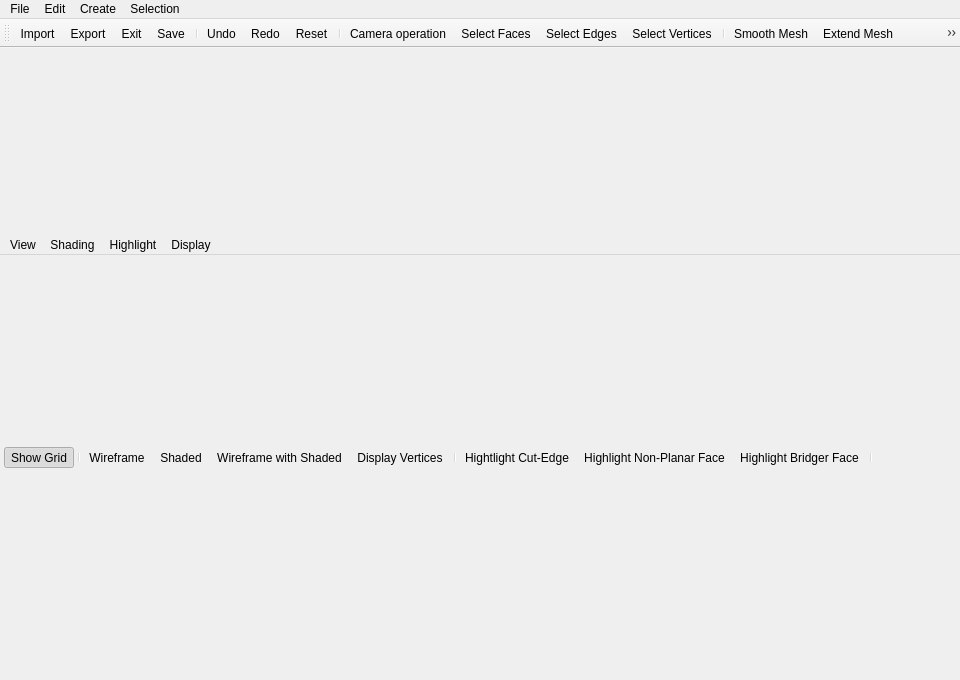
<?xml version="1.0" encoding="UTF-8"?>
<ui version="4.0">
 <class>MainWindow</class>
 <widget class="QMainWindow" name="MainWindow">
  <property name="geometry">
   <rect>
    <x>0</x>
    <y>0</y>
    <width>960</width>
    <height>680</height>
   </rect>
  </property>
  <property name="windowTitle">
   <string>Geometry Unfolding</string>
  </property>
  <property name="autoFillBackground">
   <bool>false</bool>
  </property>
  <widget class="QWidget" name="centralWidget">
   <layout class="QVBoxLayout" name="verticalLayout_2">
    <property name="spacing">
     <number>0</number>
    </property>
    <property name="leftMargin">
     <number>0</number>
    </property>
    <property name="topMargin">
     <number>0</number>
    </property>
    <property name="rightMargin">
     <number>0</number>
    </property>
    <property name="bottomMargin">
     <number>0</number>
    </property>
    <item>
     <widget class="QMenuBar" name="displayMenuBar">
      <property name="sizePolicy">
       <sizepolicy hsizetype="MinimumExpanding" vsizetype="Fixed">
        <horstretch>0</horstretch>
        <verstretch>0</verstretch>
       </sizepolicy>
      </property>
      <widget class="QMenu" name="menuView">
       <property name="tearOffEnabled">
        <bool>false</bool>
       </property>
       <property name="title">
        <string>View</string>
       </property>
       <property name="separatorsCollapsible">
        <bool>true</bool>
       </property>
       <property name="toolTipsVisible">
        <bool>true</bool>
       </property>
       <addaction name="actionDispGrid"/>
      </widget>
      <widget class="QMenu" name="menuShading">
       <property name="title">
        <string>Shading</string>
       </property>
       <addaction name="actWireframe"/>
       <addaction name="actShaded"/>
       <addaction name="actWfShaded"/>
       <addaction name="actDispVert"/>
      </widget>
      <widget class="QMenu" name="menuHighlight">
       <property name="title">
        <string>Highlight</string>
       </property>
       <addaction name="actHL_CutEdge"/>
       <addaction name="actHL_NonPlanarFace"/>
       <addaction name="actHL_Bridger"/>
      </widget>
      <widget class="QMenu" name="menuDisplay">
       <property name="title">
        <string>Display</string>
       </property>
       <addaction name="actionShow_Mins"/>
       <addaction name="actionShow_Maxs"/>
       <addaction name="actionShow_Saddles"/>
       <addaction name="actionShow_Vertex_Index"/>
      </widget>
      <addaction name="menuView"/>
      <addaction name="menuShading"/>
      <addaction name="menuHighlight"/>
      <addaction name="menuDisplay"/>
     </widget>
    </item>
    <item>
     <widget class="QToolBar" name="displayToolBar">
      <property name="autoFillBackground">
       <bool>true</bool>
      </property>
      <property name="movable">
       <bool>false</bool>
      </property>
      <property name="iconSize">
       <size>
        <width>16</width>
        <height>16</height>
       </size>
      </property>
      <property name="floatable">
       <bool>false</bool>
      </property>
      <addaction name="actionDispGrid"/>
      <addaction name="separator"/>
      <addaction name="actWireframe"/>
      <addaction name="actShaded"/>
      <addaction name="actWfShaded"/>
      <addaction name="actDispVert"/>
      <addaction name="separator"/>
      <addaction name="actHL_CutEdge"/>
      <addaction name="actHL_NonPlanarFace"/>
      <addaction name="actHL_Bridger"/>
      <addaction name="separator"/>
     </widget>
    </item>
    <item>
     <layout class="QVBoxLayout" name="viewerLayout">
      <property name="spacing">
       <number>0</number>
      </property>
     </layout>
    </item>
   </layout>
  </widget>
  <widget class="QMenuBar" name="mainMenuBar">
   <property name="geometry">
    <rect>
     <x>0</x>
     <y>0</y>
     <width>960</width>
     <height>21</height>
    </rect>
   </property>
   <widget class="QMenu" name="menuFile">
    <property name="title">
     <string>File</string>
    </property>
    <addaction name="actionImport"/>
    <addaction name="actionExport"/>
    <addaction name="actionSave"/>
    <addaction name="separator"/>
    <addaction name="actionExit"/>
   </widget>
   <widget class="QMenu" name="menuEdit">
    <property name="title">
     <string>Edit</string>
    </property>
    <addaction name="actionUndo"/>
    <addaction name="actionRedo"/>
    <addaction name="actionReset"/>
   </widget>
   <widget class="QMenu" name="menuSelection">
    <property name="title">
     <string>Selection</string>
    </property>
    <addaction name="actionSelAll"/>
    <addaction name="actionSelInv"/>
    <addaction name="actionSelMulti"/>
    <addaction name="actionSelConnComp"/>
    <addaction name="separator"/>
    <addaction name="actionSelTwinP"/>
    <addaction name="actionSelNE"/>
    <addaction name="separator"/>
    <addaction name="actionSelMST"/>
    <addaction name="actionSelCPts"/>
    <addaction name="separator"/>
    <addaction name="actionGrowSel"/>
    <addaction name="actionShrinkSel"/>
    <addaction name="actionClearSel"/>
   </widget>
   <widget class="QMenu" name="menuCreate">
    <property name="title">
     <string>Create</string>
    </property>
    <addaction name="actGenCube"/>
    <addaction name="actGenTetra"/>
   </widget>
   <addaction name="menuFile"/>
   <addaction name="menuEdit"/>
   <addaction name="menuCreate"/>
   <addaction name="menuSelection"/>
  </widget>
  <widget class="QToolBar" name="mainToolBar">
   <property name="floatable">
    <bool>false</bool>
   </property>
   <attribute name="toolBarArea">
    <enum>TopToolBarArea</enum>
   </attribute>
   <attribute name="toolBarBreak">
    <bool>false</bool>
   </attribute>
   <addaction name="actionImport"/>
   <addaction name="actionExport"/>
   <addaction name="actionExit"/>
   <addaction name="actionSave"/>
   <addaction name="separator"/>
   <addaction name="actionUndo"/>
   <addaction name="actionRedo"/>
   <addaction name="actionReset"/>
   <addaction name="separator"/>
   <addaction name="actionCamOP"/>
   <addaction name="actionSelFace"/>
   <addaction name="actionSelEdge"/>
   <addaction name="actionSelVertex"/>
   <addaction name="separator"/>
   <addaction name="actionSmooth"/>
   <addaction name="actionExtend"/>
   <addaction name="actionHollow"/>
   <addaction name="actionBinding"/>
   <addaction name="actionRim"/>
   <addaction name="actWeave"/>
   <addaction name="actionCut"/>
   <addaction name="actionUnfold"/>
   <addaction name="separator"/>
   <addaction name="actionColormap"/>
   <addaction name="actionCPts"/>
   <addaction name="actionCutLocus"/>
  </widget>
  <widget class="QStatusBar" name="statusBar">
   <property name="sizeGripEnabled">
    <bool>false</bool>
   </property>
  </widget>
  <action name="actionLoad_Mesh">
   <property name="text">
    <string>New</string>
   </property>
  </action>
  <action name="actionImport">
   <property name="icon">
    <iconset resource="../resources.qrc">
     <normaloff>:/icons/open.png</normaloff>:/icons/open.png</iconset>
   </property>
   <property name="text">
    <string>Import</string>
   </property>
   <property name="toolTip">
    <string>Import a new obj file</string>
   </property>
   <property name="shortcut">
    <string>Ctrl+N</string>
   </property>
  </action>
  <action name="actionExport">
   <property name="icon">
    <iconset resource="../resources.qrc">
     <normaloff>:/icons/export.png</normaloff>:/icons/export.png</iconset>
   </property>
   <property name="text">
    <string>Export</string>
   </property>
   <property name="toolTip">
    <string>Export data as</string>
   </property>
   <property name="shortcut">
    <string>Ctrl+E</string>
   </property>
  </action>
  <action name="actionExit">
   <property name="icon">
    <iconset resource="../resources.qrc">
     <normaloff>:/icons/close.png</normaloff>:/icons/close.png</iconset>
   </property>
   <property name="text">
    <string>Exit</string>
   </property>
   <property name="toolTip">
    <string>Close a file</string>
   </property>
   <property name="shortcut">
    <string>Esc</string>
   </property>
  </action>
  <action name="actionUndo">
   <property name="icon">
    <iconset resource="../resources.qrc">
     <normaloff>:/icons/undo.png</normaloff>:/icons/undo.png</iconset>
   </property>
   <property name="text">
    <string>Undo</string>
   </property>
   <property name="toolTip">
    <string>Undo last mesh operation</string>
   </property>
   <property name="shortcut">
    <string>Ctrl+Z</string>
   </property>
  </action>
  <action name="actionRedo">
   <property name="icon">
    <iconset resource="../resources.qrc">
     <normaloff>:/icons/redo.png</normaloff>:/icons/redo.png</iconset>
   </property>
   <property name="text">
    <string>Redo</string>
   </property>
   <property name="toolTip">
    <string>Redo last mesh operation</string>
   </property>
   <property name="shortcut">
    <string>Ctrl+Shift+Z</string>
   </property>
  </action>
  <action name="actionReset">
   <property name="icon">
    <iconset resource="../resources.qrc">
     <normaloff>:/icons/reset.png</normaloff>:/icons/reset.png</iconset>
   </property>
   <property name="text">
    <string>Reset</string>
   </property>
   <property name="toolTip">
    <string>Reset All</string>
   </property>
  </action>
  <action name="actWireframe">
   <property name="checkable">
    <bool>true</bool>
   </property>
   <property name="icon">
    <iconset resource="../resources.qrc">
     <normaloff>:/icons/disp/wireframe.png</normaloff>:/icons/disp/wireframe.png</iconset>
   </property>
   <property name="text">
    <string>Wireframe</string>
   </property>
   <property name="toolTip">
    <string>Wireframe Display Mode</string>
   </property>
  </action>
  <action name="actShaded">
   <property name="checkable">
    <bool>true</bool>
   </property>
   <property name="icon">
    <iconset resource="../resources.qrc">
     <normaloff>:/icons/disp/flatShaded.png</normaloff>:/icons/disp/flatShaded.png</iconset>
   </property>
   <property name="text">
    <string>Shaded</string>
   </property>
  </action>
  <action name="actHL_CutEdge">
   <property name="checkable">
    <bool>true</bool>
   </property>
   <property name="icon">
    <iconset resource="../resources.qrc">
     <normaloff>:/icons/disp/highlightCut.png</normaloff>:/icons/disp/highlightCut.png</iconset>
   </property>
   <property name="text">
    <string>Hightlight Cut-Edge</string>
   </property>
  </action>
  <action name="actHL_NonPlanarFace">
   <property name="checkable">
    <bool>true</bool>
   </property>
   <property name="icon">
    <iconset resource="../resources.qrc">
     <normaloff>:/icons/disp/highlightNonPlanar.png</normaloff>:/icons/disp/highlightNonPlanar.png</iconset>
   </property>
   <property name="text">
    <string>Highlight Non-Planar Face</string>
   </property>
  </action>
  <action name="actHL_Bridger">
   <property name="checkable">
    <bool>true</bool>
   </property>
   <property name="icon">
    <iconset resource="../resources.qrc">
     <normaloff>:/icons/disp/highlightBridger.png</normaloff>:/icons/disp/highlightBridger.png</iconset>
   </property>
   <property name="text">
    <string>Highlight Bridger Face</string>
   </property>
  </action>
  <action name="actionSave">
   <property name="icon">
    <iconset resource="../resources.qrc">
     <normaloff>:/icons/save.png</normaloff>:/icons/save.png</iconset>
   </property>
   <property name="text">
    <string>Save</string>
   </property>
   <property name="toolTip">
    <string>Save a file</string>
   </property>
   <property name="shortcut">
    <string>Ctrl+S</string>
   </property>
  </action>
  <action name="actionSelAll">
   <property name="text">
    <string>Select All</string>
   </property>
   <property name="toolTip">
    <string>Select All</string>
   </property>
   <property name="shortcut">
    <string>Ctrl+A</string>
   </property>
  </action>
  <action name="actionSelInv">
   <property name="text">
    <string>Select Inverse</string>
   </property>
   <property name="shortcut">
    <string>Ctrl+I</string>
   </property>
  </action>
  <action name="actionSelMulti">
   <property name="text">
    <string>Select Multiple</string>
   </property>
   <property name="shortcut">
    <string>Shift+M</string>
   </property>
  </action>
  <action name="actionSelConnComp">
   <property name="text">
    <string>Select Connected Component</string>
   </property>
   <property name="shortcut">
    <string>*</string>
   </property>
  </action>
  <action name="actionSelTwinP">
   <property name="text">
    <string>Select Twin Pair</string>
   </property>
   <property name="toolTip">
    <string>Select the counterpart for current selected elements</string>
   </property>
  </action>
  <action name="actionSelNE">
   <property name="text">
    <string>Select Next Edge</string>
   </property>
   <property name="toolTip">
    <string>Select next half edge</string>
   </property>
  </action>
  <action name="actionSelMST">
   <property name="text">
    <string>Select MST Edges</string>
   </property>
   <property name="toolTip">
    <string>Select Minimal Spanning Tree based cuttable edges</string>
   </property>
   <property name="shortcut">
    <string>Ctrl+M</string>
   </property>
  </action>
  <action name="actionSelCPts">
   <property name="text">
    <string>Select Critical Points</string>
   </property>
   <property name="toolTip">
    <string>Select All Critical Points (turn into minimum points)</string>
   </property>
   <property name="shortcut">
    <string>Ctrl+P</string>
   </property>
  </action>
  <action name="actionGrowSel">
   <property name="text">
    <string>Grow Selection</string>
   </property>
   <property name="shortcut">
    <string>=</string>
   </property>
  </action>
  <action name="actionShrinkSel">
   <property name="text">
    <string>Shrink Selection</string>
   </property>
   <property name="shortcut">
    <string>-</string>
   </property>
  </action>
  <action name="actionClearSel">
   <property name="text">
    <string>Clear Selection</string>
   </property>
   <property name="shortcut">
    <string>Ctrl+Backspace</string>
   </property>
  </action>
  <action name="actionShow_Mins">
   <property name="checkable">
    <bool>true</bool>
   </property>
   <property name="text">
    <string>Show Min</string>
   </property>
  </action>
  <action name="actionShow_Maxs">
   <property name="checkable">
    <bool>true</bool>
   </property>
   <property name="text">
    <string>Show Max</string>
   </property>
  </action>
  <action name="actionShow_Saddles">
   <property name="checkable">
    <bool>true</bool>
   </property>
   <property name="text">
    <string>Show Saddles</string>
   </property>
  </action>
  <action name="actionShow_Vertex_Index">
   <property name="checkable">
    <bool>true</bool>
   </property>
   <property name="text">
    <string>Show Vertex Index</string>
   </property>
  </action>
  <action name="actionCamOP">
   <property name="checkable">
    <bool>true</bool>
   </property>
   <property name="icon">
    <iconset resource="../resources.qrc">
     <normaloff>:/icons/select.png</normaloff>:/icons/select.png</iconset>
   </property>
   <property name="text">
    <string>Camera operation</string>
   </property>
   <property name="toolTip">
    <string>Camera operation</string>
   </property>
  </action>
  <action name="actionSelFace">
   <property name="checkable">
    <bool>true</bool>
   </property>
   <property name="icon">
    <iconset resource="../resources.qrc">
     <normaloff>:/icons/face.png</normaloff>:/icons/face.png</iconset>
   </property>
   <property name="text">
    <string>Select Faces</string>
   </property>
   <property name="toolTip">
    <string>Select faces</string>
   </property>
  </action>
  <action name="actionSelEdge">
   <property name="checkable">
    <bool>true</bool>
   </property>
   <property name="icon">
    <iconset resource="../resources.qrc">
     <normaloff>:/icons/edge.png</normaloff>:/icons/edge.png</iconset>
   </property>
   <property name="text">
    <string>Select Edges</string>
   </property>
   <property name="toolTip">
    <string>Select edges</string>
   </property>
  </action>
  <action name="actionSelVertex">
   <property name="checkable">
    <bool>true</bool>
   </property>
   <property name="icon">
    <iconset resource="../resources.qrc">
     <normaloff>:/icons/vertex.png</normaloff>:/icons/vertex.png</iconset>
   </property>
   <property name="text">
    <string>Select Vertices</string>
   </property>
   <property name="toolTip">
    <string>Select vertices</string>
   </property>
  </action>
  <action name="actionSmooth">
   <property name="icon">
    <iconset resource="../resources.qrc">
     <normaloff>:/icons/smooth.png</normaloff>:/icons/smooth.png</iconset>
   </property>
   <property name="text">
    <string>Smooth Mesh</string>
   </property>
   <property name="toolTip">
    <string>Smooth mesh</string>
   </property>
  </action>
  <action name="actionExtend">
   <property name="checkable">
    <bool>true</bool>
   </property>
   <property name="icon">
    <iconset resource="../resources.qrc">
     <normaloff>:/icons/extend.png</normaloff>:/icons/extend.png</iconset>
   </property>
   <property name="text">
    <string>Extend Mesh</string>
   </property>
   <property name="toolTip">
    <string>Extend mesh</string>
   </property>
  </action>
  <action name="actionHollow">
   <property name="checkable">
    <bool>true</bool>
   </property>
   <property name="icon">
    <iconset resource="../resources.qrc">
     <normaloff>:/icons/HollowSphere.png</normaloff>:/icons/HollowSphere.png</iconset>
   </property>
   <property name="text">
    <string>Hollow Mesh</string>
   </property>
   <property name="toolTip">
    <string>Generate Hollow Mesh</string>
   </property>
  </action>
  <action name="actionBinding">
   <property name="checkable">
    <bool>true</bool>
   </property>
   <property name="icon">
    <iconset resource="../resources.qrc">
     <normaloff>:/icons/bind.png</normaloff>:/icons/bind.png</iconset>
   </property>
   <property name="text">
    <string>Binding Mesh</string>
   </property>
   <property name="toolTip">
    <string>Generate Binding Composition Mesh</string>
   </property>
  </action>
  <action name="actionRim">
   <property name="checkable">
    <bool>true</bool>
   </property>
   <property name="icon">
    <iconset resource="../resources.qrc">
     <normaloff>:/icons/rimface_3d.png</normaloff>:/icons/rimface_3d.png</iconset>
   </property>
   <property name="text">
    <string>Rim Faces</string>
   </property>
   <property name="toolTip">
    <string>Rim faces</string>
   </property>
  </action>
  <action name="actionCut">
   <property name="checkable">
    <bool>true</bool>
   </property>
   <property name="icon">
    <iconset resource="../resources.qrc">
     <normaloff>:/icons/cut.png</normaloff>:/icons/cut.png</iconset>
   </property>
   <property name="text">
    <string>Cut Mesh</string>
   </property>
   <property name="toolTip">
    <string>Cut mesh (ALT+C)</string>
   </property>
   <property name="shortcut">
    <string>Alt+C</string>
   </property>
  </action>
  <action name="actionUnfold">
   <property name="checkable">
    <bool>true</bool>
   </property>
   <property name="icon">
    <iconset resource="../resources.qrc">
     <normaloff>:/icons/unfold.png</normaloff>:/icons/unfold.png</iconset>
   </property>
   <property name="text">
    <string>Unfold Mesh</string>
   </property>
   <property name="toolTip">
    <string>Unfold mesh (ALT+U)</string>
   </property>
   <property name="shortcut">
    <string>Alt+U</string>
   </property>
  </action>
  <action name="actionColormap">
   <property name="icon">
    <iconset resource="../resources.qrc">
     <normaloff>:/icons/colormap.png</normaloff>:/icons/colormap.png</iconset>
   </property>
   <property name="text">
    <string>Colormap</string>
   </property>
   <property name="toolTip">
    <string>Colormap</string>
   </property>
  </action>
  <action name="actionCPts">
   <property name="icon">
    <iconset resource="../resources.qrc">
     <normaloff>:/icons/cp.png</normaloff>:/icons/cp.png</iconset>
   </property>
   <property name="text">
    <string>Critical Points</string>
   </property>
   <property name="toolTip">
    <string>Critical points</string>
   </property>
  </action>
  <action name="actionCutLocus">
   <property name="icon">
    <iconset resource="../resources.qrc">
     <normaloff>:/icons/cl.png</normaloff>:/icons/cl.png</iconset>
   </property>
   <property name="text">
    <string>Cut Locus</string>
   </property>
   <property name="toolTip">
    <string>Cut locus</string>
   </property>
  </action>
  <action name="actionDispGrid">
   <property name="checkable">
    <bool>true</bool>
   </property>
   <property name="checked">
    <bool>true</bool>
   </property>
   <property name="icon">
    <iconset resource="../resources.qrc">
     <normaloff>:/icons/disp/dispGrid.png</normaloff>:/icons/disp/dispGrid.png</iconset>
   </property>
   <property name="text">
    <string>Show Grid</string>
   </property>
  </action>
  <action name="actGenCube">
   <property name="icon">
    <iconset resource="../resources.qrc">
     <normaloff>:/icons/polygon/polycube.png</normaloff>:/icons/polygon/polycube.png</iconset>
   </property>
   <property name="text">
    <string>Cube</string>
   </property>
  </action>
  <action name="actGenTorus">
   <property name="icon">
    <iconset resource="../resources.qrc">
     <normaloff>:/icons/polygon/polytorus.png</normaloff>:/icons/polygon/polytorus.png</iconset>
   </property>
   <property name="text">
    <string>Torus</string>
   </property>
  </action>
  <action name="actGenTetra">
   <property name="icon">
    <iconset resource="../resources.qrc">
     <normaloff>:/icons/polygon/polytetra.png</normaloff>:/icons/polygon/polytetra.png</iconset>
   </property>
   <property name="text">
    <string>Tetrahedron</string>
   </property>
  </action>
  <action name="actWfShaded">
   <property name="checkable">
    <bool>true</bool>
   </property>
   <property name="icon">
    <iconset resource="../resources.qrc">
     <normaloff>:/icons/disp/wireframeOnShaded.png</normaloff>:/icons/disp/wireframeOnShaded.png</iconset>
   </property>
   <property name="text">
    <string>Wireframe with Shaded</string>
   </property>
   <property name="toolTip">
    <string>Wireframe with Shaded</string>
   </property>
  </action>
  <action name="actDispVert">
   <property name="checkable">
    <bool>true</bool>
   </property>
   <property name="icon">
    <iconset resource="../resources.qrc">
     <normaloff>:/icons/disp/displayVertex.png</normaloff>:/icons/disp/displayVertex.png</iconset>
   </property>
   <property name="text">
    <string>Display Vertices</string>
   </property>
   <property name="toolTip">
    <string>Display Vertices</string>
   </property>
  </action>
  <action name="actWeave">
   <property name="icon">
    <iconset resource="../resources.qrc">
     <normaloff>:/icons/weaving.png</normaloff>:/icons/weaving.png</iconset>
   </property>
   <property name="text">
    <string>Weave</string>
   </property>
   <property name="toolTip">
    <string>Weaving</string>
   </property>
  </action>
 </widget>
 <layoutdefault spacing="6" margin="11"/>
 <resources>
  <include location="../resources.qrc"/>
 </resources>
 <connections/>
</ui>
